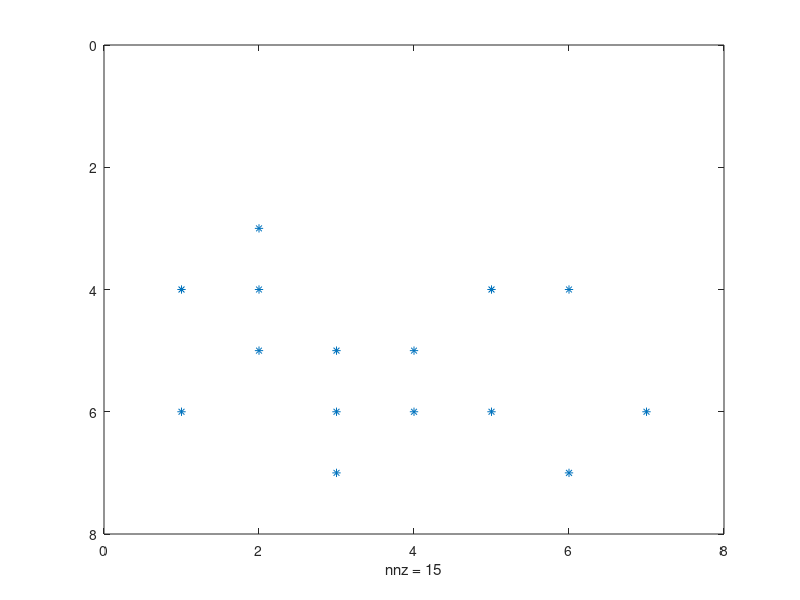
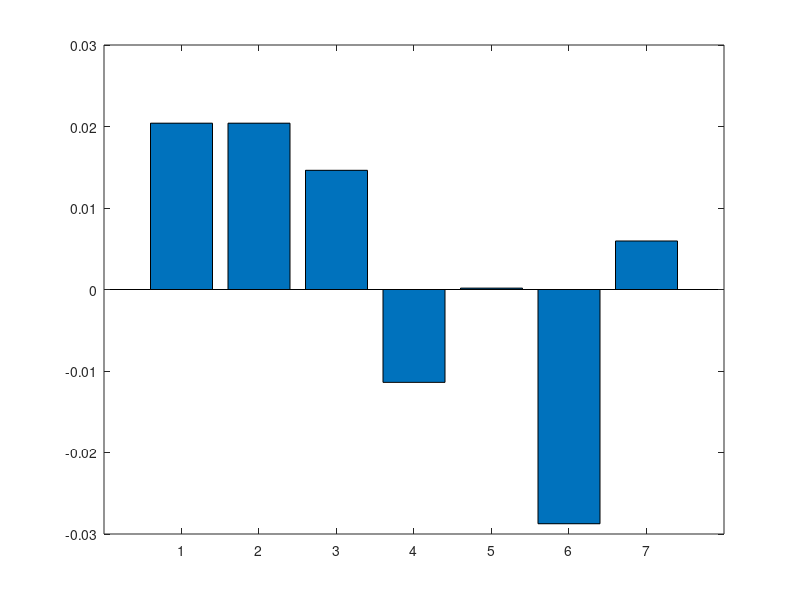

Recreate these plots in MATLAB, in order.
%zadA
Edges = [1, 1, 2, 2, 2, 3, 3, 3, 4, 4, 5, 5, 6, 6, 7;
         4, 6, 3, 4, 5, 5, 6, 7, 5, 6, 4, 6, 4, 7, 6];
numberOfElements = 7;
d = 0.85;
B = sparse(Edges(2,:), Edges(1,:),1,numberOfElements, numberOfElements);
I = speye(numberOfElements);
L = zeros(numberOfElements, 1);
for i = 1:numberOfElements
    L(i) = sum(B(:,i));
    L(i) = 1/L(i);
end
A = spdiags(L,0,numberOfElements, numberOfElements);
M = I - d*B*A;
b = numberOfElements*ones(1,numberOfElements);

diary("sparse_test.txt")
whos A B I M b 
diary off

spy(B)
print -dpng spy_b

r = M/b;

bar(r)
print -dpng bar_r